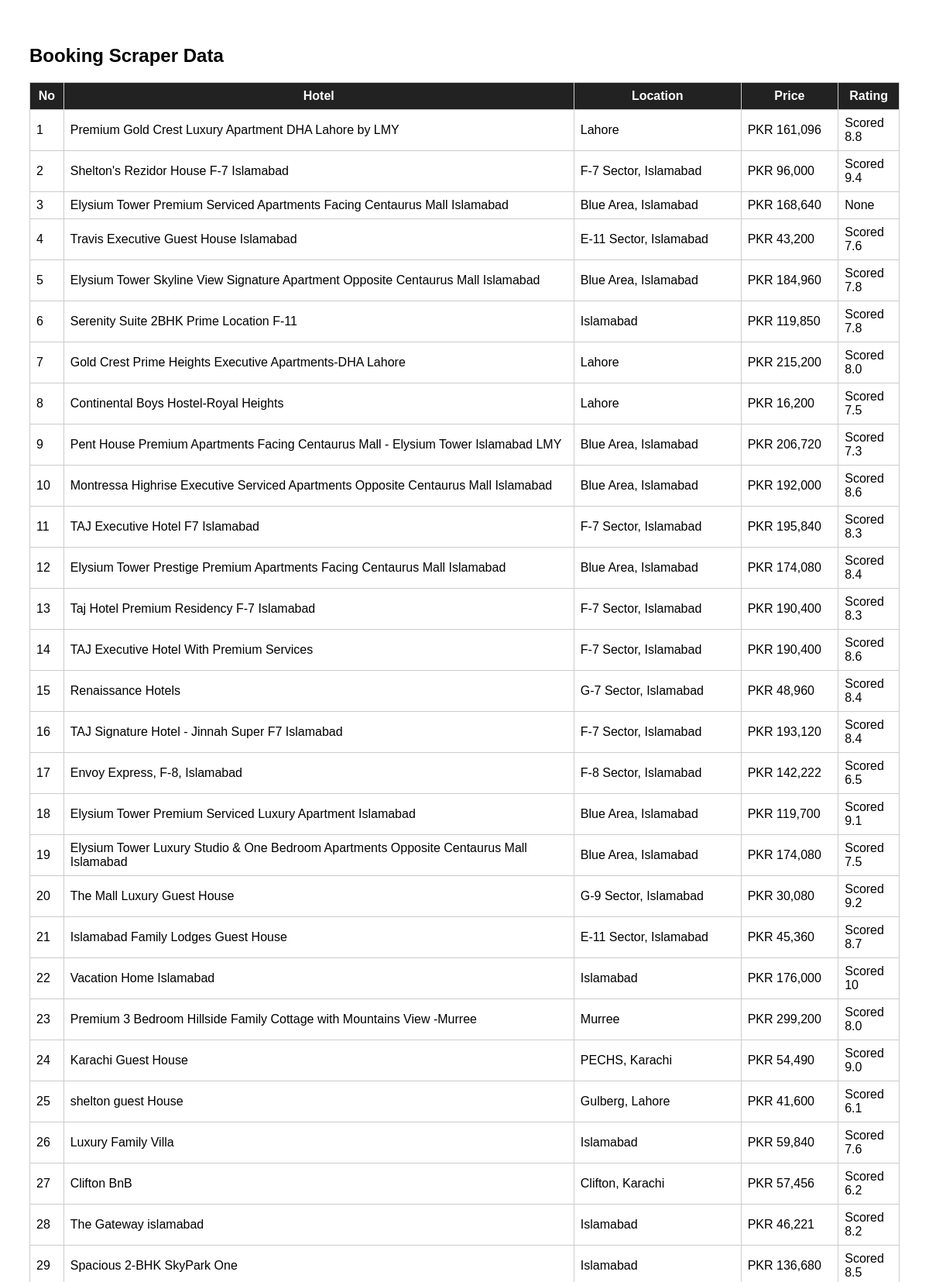
The page / (upper part) on the database its author committed.
### tables this page shows
CREATE TABLE scrap_data(
    No INTEGER PRIMARY KEY AUTOINCREMENT,
    Hotel TEXT,
    Location TEXT,
    Price TEXT,
    Rating REAL
);

### app.py (the view)
@app.route("/")
def home():
    data = get_all_data()
    return render_template("index.html", data=data)

### app.py (called while the page is built)
def get_all_data():
    conn = sqlite3.connect("scrap_data.db")
    conn.row_factory = sqlite3.Row
    cur = conn.cursor()
    cur.execute("SELECT * FROM scrap_data")
    rows = cur.fetchall()
    conn.close()
    return rows

### templates/index.html (shortened to what this page needs)
<!DOCTYPE html>
<html>
<head>
    <link rel="stylesheet" href="{{ url_for('static', filename='style.css') }}">
</head>
<body>
<h2>Booking Scraper Data</h2>
<table>
<tr>
    <th>No</th>
    <th>Hotel</th>
    <th>Location</th>
    <th>Price</th>
    <th>Rating</th>
</tr>
{% for row in data %}
<tr>
    <td>{{ row["No"] }}</td>
    <td>{{ row["Hotel"] }}</td>
    <td>{{ row["Location"] }}</td>
    <td>{{ row["Price"] }}</td>
    <td>{{ row["Rating"] }}</td>
</tr>
{% endfor %}
</table>
</body>
</html>

### static/style.css (style rules this page uses)
body { font-family: Arial; padding: 30px; }
table { width: 100%; border-collapse: collapse; }
th, td { border: 1px solid #ccc; padding: 8px; }
th { background: #222; color: white; }

### rows shown on the page
scrap_data: No "1", Hotel "Premium Gold Crest Luxury Apartment DHA Lahore by LMY", Location "Lahore", Price "PKR 161,096", Rating "Scored 8.8"
scrap_data: No "2", Hotel "Shelton's Rezidor House F-7 Islamabad", Location "F-7 Sector, Islamabad", Price "PKR 96,000", Rating "Scored 9.4"
scrap_data: No "3", Hotel "Elysium Tower Premium Serviced Apartments Facing Centaurus Mall Islamabad", Location "Blue Area, Islamabad", Price "PKR 168,640", Rating "None"
scrap_data: No "4", Hotel "Travis Executive Guest House Islamabad", Location "E-11 Sector, Islamabad", Price "PKR 43,200", Rating "Scored 7.6"
scrap_data: No "5", Hotel "Elysium Tower Skyline View Signature Apartment Opposite Centaurus Mall Islamabad", Location "Blue Area, Islamabad", Price "PKR 184,960", Rating "Scored 7.8"
scrap_data: No "6", Hotel "Serenity Suite 2BHK Prime Location F-11", Location "Islamabad", Price "PKR 119,850", Rating "Scored 7.8"
scrap_data: No "7", Hotel "Gold Crest Prime Heights Executive Apartments-DHA Lahore", Location "Lahore", Price "PKR 215,200", Rating "Scored 8.0"
scrap_data: No "8", Hotel "Continental Boys Hostel-Royal Heights", Location "Lahore", Price "PKR 16,200", Rating "Scored 7.5"
scrap_data: No "9", Hotel "Pent House Premium Apartments Facing Centaurus Mall - Elysium Tower Islamabad LMY", Location "Blue Area, Islamabad", Price "PKR 206,720", Rating "Scored 7.3"
scrap_data: No "10", Hotel "Montressa Highrise Executive Serviced Apartments Opposite Centaurus Mall Islamabad", Location "Blue Area, Islamabad", Price "PKR 192,000", Rating "Scored 8.6"
scrap_data: No "11", Hotel "TAJ Executive Hotel F7 Islamabad", Location "F-7 Sector, Islamabad", Price "PKR 195,840", Rating "Scored 8.3"
scrap_data: No "12", Hotel "Elysium Tower Prestige Premium Apartments Facing Centaurus Mall Islamabad", Location "Blue Area, Islamabad", Price "PKR 174,080", Rating "Scored 8.4"
scrap_data: No "13", Hotel "Taj Hotel Premium Residency F-7 Islamabad", Location "F-7 Sector, Islamabad", Price "PKR 190,400", Rating "Scored 8.3"
scrap_data: No "14", Hotel "TAJ Executive Hotel With Premium Services", Location "F-7 Sector, Islamabad", Price "PKR 190,400", Rating "Scored 8.6"
scrap_data: No "15", Hotel "Renaissance Hotels", Location "G-7 Sector, Islamabad", Price "PKR 48,960", Rating "Scored 8.4"
scrap_data: No "16", Hotel "TAJ Signature Hotel - Jinnah Super F7 Islamabad", Location "F-7 Sector, Islamabad", Price "PKR 193,120", Rating "Scored 8.4"
scrap_data: No "17", Hotel "Envoy Express, F-8, Islamabad", Location "F-8 Sector, Islamabad", Price "PKR 142,222", Rating "Scored 6.5"
scrap_data: No "18", Hotel "Elysium Tower Premium Serviced Luxury Apartment Islamabad", Location "Blue Area, Islamabad", Price "PKR 119,700", Rating "Scored 9.1"
scrap_data: No "19", Hotel "Elysium Tower Luxury Studio & One Bedroom Apartments Opposite Centaurus Mall Islamabad", Location "Blue Area, Islamabad", Price "PKR 174,080", Rating "Scored 7.5"
scrap_data: No "20", Hotel "The Mall Luxury Guest House", Location "G-9 Sector, Islamabad", Price "PKR 30,080", Rating "Scored 9.2"
scrap_data: No "21", Hotel "Islamabad Family Lodges Guest House", Location "E-11 Sector, Islamabad", Price "PKR 45,360", Rating "Scored 8.7"
scrap_data: No "22", Hotel "Vacation Home Islamabad", Location "Islamabad", Price "PKR 176,000", Rating "Scored 10"
scrap_data: No "23", Hotel "Premium 3 Bedroom Hillside Family Cottage with Mountains View -Murree", Location "Murree", Price "PKR 299,200", Rating "Scored 8.0"
scrap_data: No "24", Hotel "Karachi Guest House", Location "PECHS, Karachi", Price "PKR 54,490", Rating "Scored 9.0"
scrap_data: No "25", Hotel "shelton guest House", Location "Gulberg, Lahore", Price "PKR 41,600", Rating "Scored 6.1"
scrap_data: No "26", Hotel "Luxury Family Villa", Location "Islamabad", Price "PKR 59,840", Rating "Scored 7.6"
scrap_data: No "27", Hotel "Clifton BnB", Location "Clifton, Karachi", Price "PKR 57,456", Rating "Scored 6.2"
scrap_data: No "28", Hotel "The Gateway islamabad", Location "Islamabad", Price "PKR 46,221", Rating "Scored 8.2"
scrap_data: No "29", Hotel "Spacious 2-BHK SkyPark One", Location "Islamabad", Price "PKR 136,680", Rating "Scored 8.5"
